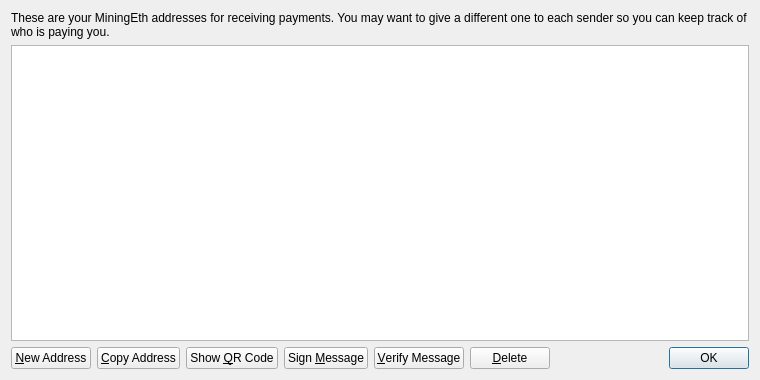
<?xml version="1.0" encoding="UTF-8"?>
<ui version="4.0">
 <class>AddressBookPage</class>
 <widget class="QWidget" name="AddressBookPage">
  <property name="geometry">
   <rect>
    <x>0</x>
    <y>0</y>
    <width>760</width>
    <height>380</height>
   </rect>
  </property>
  <property name="windowTitle">
   <string>Address Book</string>
  </property>
  <layout class="QVBoxLayout" name="verticalLayout">
   <item>
    <widget class="QLabel" name="labelExplanation">
     <property name="text">
      <string>These are your MiningEth addresses for receiving payments. You may want to give a different one to each sender so you can keep track of who is paying you.</string>
     </property>
     <property name="textFormat">
      <enum>Qt::PlainText</enum>
     </property>
     <property name="wordWrap">
      <bool>true</bool>
     </property>
    </widget>
   </item>
   <item>
    <widget class="QTableView" name="tableView">
     <property name="contextMenuPolicy">
      <enum>Qt::CustomContextMenu</enum>
     </property>
     <property name="toolTip">
      <string>Double-click to edit address or label</string>
     </property>
     <property name="tabKeyNavigation">
      <bool>false</bool>
     </property>
     <property name="alternatingRowColors">
      <bool>true</bool>
     </property>
     <property name="selectionMode">
      <enum>QAbstractItemView::SingleSelection</enum>
     </property>
     <property name="selectionBehavior">
      <enum>QAbstractItemView::SelectRows</enum>
     </property>
     <property name="sortingEnabled">
      <bool>true</bool>
     </property>
     <attribute name="verticalHeaderVisible">
      <bool>false</bool>
     </attribute>
    </widget>
   </item>
   <item>
    <layout class="QHBoxLayout" name="horizontalLayout">
     <item>
      <widget class="QPushButton" name="newAddressButton">
       <property name="toolTip">
        <string>Create a new address</string>
       </property>
       <property name="text">
        <string>&amp;New Address</string>
       </property>
       <property name="icon">
        <iconset resource="../bitcoin.qrc">
         <normaloff>:/icons/add</normaloff>:/icons/add</iconset>
       </property>
      </widget>
     </item>
     <item>
      <widget class="QPushButton" name="copyToClipboard">
       <property name="toolTip">
        <string>Copy the currently selected address to the system clipboard</string>
       </property>
       <property name="text">
        <string>&amp;Copy Address</string>
       </property>
       <property name="icon">
        <iconset resource="../bitcoin.qrc">
         <normaloff>:/icons/editcopy</normaloff>:/icons/editcopy</iconset>
       </property>
      </widget>
     </item>
     <item>
      <widget class="QPushButton" name="showQRCode">
       <property name="text">
        <string>Show &amp;QR Code</string>
       </property>
       <property name="icon">
        <iconset resource="../bitcoin.qrc">
         <normaloff>:/icons/qrcode</normaloff>:/icons/qrcode</iconset>
       </property>
      </widget>
     </item>
     <item>
      <widget class="QPushButton" name="signMessage">
       <property name="toolTip">
        <string>Sign a message to prove you own a MiningEth address</string>
       </property>
       <property name="text">
        <string>Sign &amp;Message</string>
       </property>
       <property name="icon">
        <iconset resource="../bitcoin.qrc">
         <normaloff>:/icons/edit</normaloff>:/icons/edit</iconset>
       </property>
      </widget>
     </item>
     <item>
      <widget class="QPushButton" name="verifyMessage">
       <property name="toolTip">
        <string>Verify a message to ensure it was signed with a specified MiningEth address</string>
       </property>
       <property name="text">
        <string>&amp;Verify Message</string>
       </property>
       <property name="icon">
        <iconset resource="../bitcoin.qrc">
         <normaloff>:/icons/transaction_0</normaloff>:/icons/transaction_0</iconset>
       </property>
      </widget>
     </item>
     <item>
      <widget class="QPushButton" name="deleteButton">
       <property name="toolTip">
        <string>Delete the currently selected address from the list</string>
       </property>
       <property name="text">
        <string>&amp;Delete</string>
       </property>
       <property name="icon">
        <iconset resource="../bitcoin.qrc">
         <normaloff>:/icons/remove</normaloff>:/icons/remove</iconset>
       </property>
      </widget>
     </item>
     <item>
      <spacer name="horizontalSpacer">
       <property name="orientation">
        <enum>Qt::Horizontal</enum>
       </property>
       <property name="sizeHint" stdset="0">
        <size>
         <width>40</width>
         <height>20</height>
        </size>
       </property>
      </spacer>
     </item>
     <item>
      <widget class="QDialogButtonBox" name="buttonBox">
       <property name="sizePolicy">
        <sizepolicy hsizetype="Maximum" vsizetype="Fixed">
         <horstretch>0</horstretch>
         <verstretch>0</verstretch>
        </sizepolicy>
       </property>
       <property name="standardButtons">
        <set>QDialogButtonBox::Ok</set>
       </property>
      </widget>
     </item>
    </layout>
   </item>
  </layout>
 </widget>
 <resources>
  <include location="../bitcoin.qrc"/>
 </resources>
 <connections/>
</ui>
